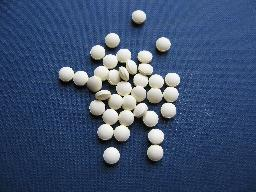
#> input picture 2/3/testImages/pills.jpg, 256 x 192 px, found by its file name
$ python 2_3_3.py
#> lines starting #> are read from the running program, lines starting #| are printed output that depends on the picture; after the words box and inside, x2 and y2 are one past the last pixel; in counts of white or black regions, pixels touching at a corner belong together
import cv2
import numpy as np
import matplotlib.pyplot as plt

def inverse_distance_transform(image):
    dist_transform = cv2.distanceTransform(image, cv2.DIST_L2, cv2.DIST_MASK_PRECISE)
    _, inv_dist_transform = cv2.threshold(dist_transform, 0, 255, cv2.THRESH_BINARY_INV)
    return inv_dist_transform

def fill_holes(image):
    # 找到前景（亮）像素
    image = np.uint8(image)
    _, markers = cv2.connectedComponents(image)
    foreground = np.uint8(markers == markers[0, 0])

    # 创建一个以图像边界灰度值初始化的标记器
    marker = cv2.subtract(image, foreground)

    # 从标记器开始的侵蚀重建
    filled_holes = cv2.bitwise_or(image, cv2.bitwise_not(cv2.bitwise_not(marker) & cv2.bitwise_not(cv2.erode(marker, None))))

    return filled_holes

# 加载“pills”和“cells”图像
image_pills = cv2.imread('C:/Users/Bin/Desktop/Master OBV/Master-WS/BALG/testImages/pills.jpg', cv2.IMREAD_GRAYSCALE)
#> image_pills: shape (192, 256); min 0, max 255, mean 78.7
image_cells = cv2.imread('C:/Users/Bin/Desktop/Master OBV/Master-WS/BALG/testImages/img_cells.jpg', cv2.IMREAD_GRAYSCALE)
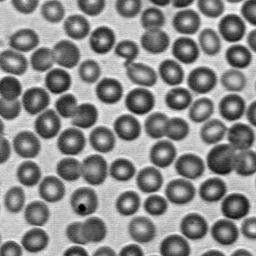
#> input picture 2/3/testImages/img_cells.jpg, 256 x 256 px, found by its file name
#> image_cells is the input picture: shape (256, 256); min 0, max 255, mean 138.6

# 应用适当的阈值获得二值图像
_, binary_pills = cv2.threshold(image_pills, 0, 255, cv2.THRESH_BINARY | cv2.THRESH_OTSU)
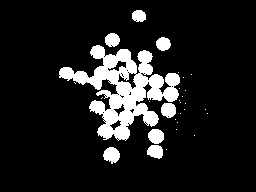
#> binary_pills: shape (192, 256); 12% white; 29 white regions (21 under 20 px), largest, box (x1, y1, x2, y2) and area: (59, 45, 180, 141) 4660, (103, 147, 120, 164) 205, (148, 129, 164, 144) 191

_, binary_cells = cv2.threshold(image_cells, 0, 255, cv2.THRESH_BINARY | cv2.THRESH_OTSU)
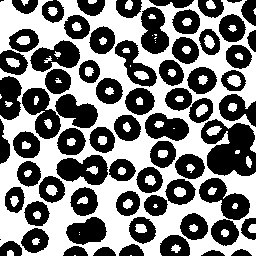
#> binary_cells: shape (256, 256); 49% white; 77 white regions (16 under 20 px), largest, box (x1, y1, x2, y2) and area: (0, 0, 256, 256) 28472, (227, 75, 241, 87) 122, (196, 104, 208, 117) 106


# 应用反向距离变换
inv_dist_transform_pills = inverse_distance_transform(binary_pills)
inv_dist_transform_cells = inverse_distance_transform(binary_cells)
#> in inverse_distance_transform (call 2), `dist_transform = cv2.distanceTransform(image, cv2.DIST_L2, cv2.DIST_MA..`:
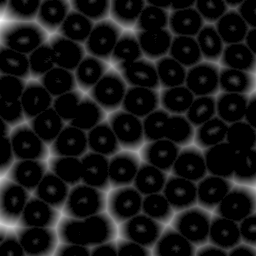
#> dist_transform: shape (256, 256) float32; min 0, max 18.87, mean 1.75; drawn with min black and max white

# 可选地对距离图进行平滑处理（例如，使用GaussianBlur）
inv_dist_transform_pills_smoothed = cv2.GaussianBlur(inv_dist_transform_pills, (0, 0), 3)
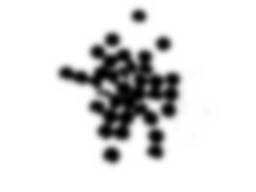
#> inv_dist_transform_pills_smoothed: shape (192, 256) float32; min 4.06, max 255, mean 224.4; drawn with min black and max white
inv_dist_transform_cells_smoothed = cv2.GaussianBlur(inv_dist_transform_cells, (0, 0), 3)

# 可选地在反向距离图中填充孔洞
inv_dist_transform_pills_filled = fill_holes(inv_dist_transform_pills_smoothed)
#> in fill_holes, `_, markers = cv2.connectedComponents(image)`: markers: shape (192, 256) int32; every value is 1
#> in fill_holes, `foreground = np.uint8(markers == markers[0, 0])`: foreground: shape (192, 256); every value is 1
inv_dist_transform_cells_filled = fill_holes(inv_dist_transform_cells_smoothed)
#> in fill_holes (call 2), `_, markers = cv2.connectedComponents(image)`:
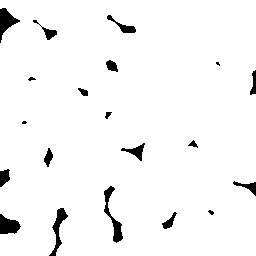
#> markers: shape (256, 256) int32; values 0 (black) and 1 (white), 96.3% white; 20 black regions (4 under 20 px), largest, box (x1, y1, x2, y2) and area: (104, 186, 123, 243) 330, (0, 8, 20, 43) 298, (49, 208, 68, 256) 289
#> in fill_holes (call 2), `filled_holes = cv2.bitwise_or(image, cv2.bitwise_not(cv2.bitwise_not(m..`:
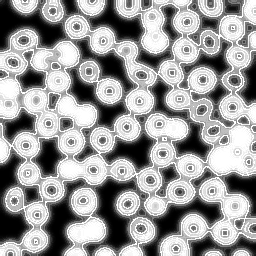
#> filled_holes: shape (256, 256); min 0, max 255, mean 153.5

# 显示结果
plt.figure(figsize=(12, 6))

plt.subplot(231), plt.imshow(binary_pills, cmap='gray'), plt.title(' Pills')
plt.subplot(232), plt.imshow(inv_dist_transform_pills, cmap='gray'), plt.title('inverse distance Pills')
plt.subplot(233), plt.imshow(inv_dist_transform_pills_filled, cmap='gray'), plt.title('fill the hole Pills')

plt.subplot(234), plt.imshow(binary_cells, cmap='gray'), plt.title(' Cells')
plt.subplot(235), plt.imshow(inv_dist_transform_cells, cmap='gray'), plt.title('inverse distance Cells')
plt.subplot(236), plt.imshow(inv_dist_transform_cells_filled, cmap='gray'), plt.title('fill the hole Cells')

plt.tight_layout()
plt.show()
